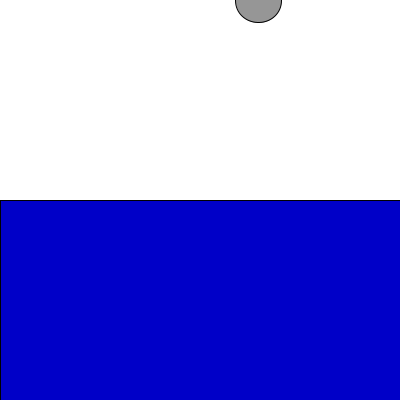
Frame 1 (no input)
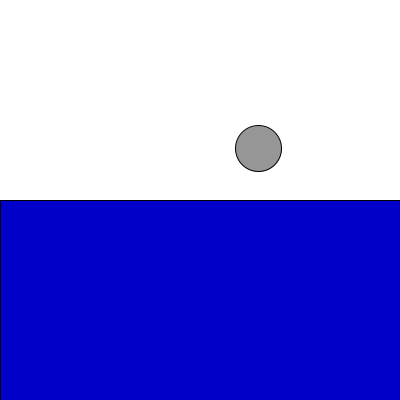
Frame 60 (the mouse pressed at the canvas centre just before this capture)
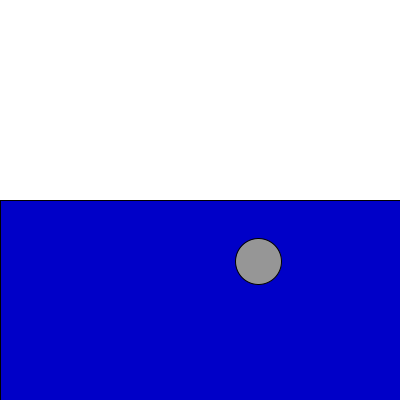
Frame 120 (the mouse held since frame 60 and released just before this capture)

The Processing sketch that drew these frames (run headless with seeded random() and noise(); from frame 60 on, the mouse is pressed at the canvas centre):

// Processing sketch: dragForce
// ── dragForce.pde
Mover ball;
PVector gravity = new PVector(0,0.2);

void setup(){
  size(400,400);
  float x = random(0,width);
  ball = new Mover(x,0);
}

void draw(){
  background(255);
  fill(0,0,200);
  rect(0,200,400,400);
  
  ball.display();
  ball.checkEdges();
  ball.update();
  ball.applyForce(gravity);
  
  float c = 0.2;
  float speed = ball.velocity.mag();
  float dragMagnitude = c * speed * speed;
  PVector drag = ball.velocity.get();
  drag.mult(-1);
  drag.normalize();
  drag.mult(dragMagnitude);
  
  

  if(ball.location.y > 200){
    ball.applyForce(drag);
  }
}
// ── Mover.pde
class Mover{
  PVector location;
  PVector velocity;
  PVector acceleration;
  float mass;

  Mover(float xLoc, float yLoc){
    location = new PVector(xLoc,yLoc);
    velocity = new PVector(0,0);
    acceleration = new PVector(0,0);
    mass = random(1,6);
  }

  void applyForce(PVector force){
    PVector f = PVector.div(force,mass);
    acceleration.add(f);
  }

  void display(){
    stroke(0);
    fill(150);
    ellipse(location.x,location.y,20*mass,20*mass);
  }

  void update(){
    velocity.add(acceleration);
    location.add(velocity);
    acceleration.mult(0);
  }

  void checkEdges(){
    if(location.x > width){
      velocity.x *= -1;
    } else if(location.x < 0){
      velocity.x *= -1;
    }

    if(location.y > height){
      velocity.y *= -1;
    } else if(location.y < 0){
      velocity.y *= -1;
    }
  }
}
